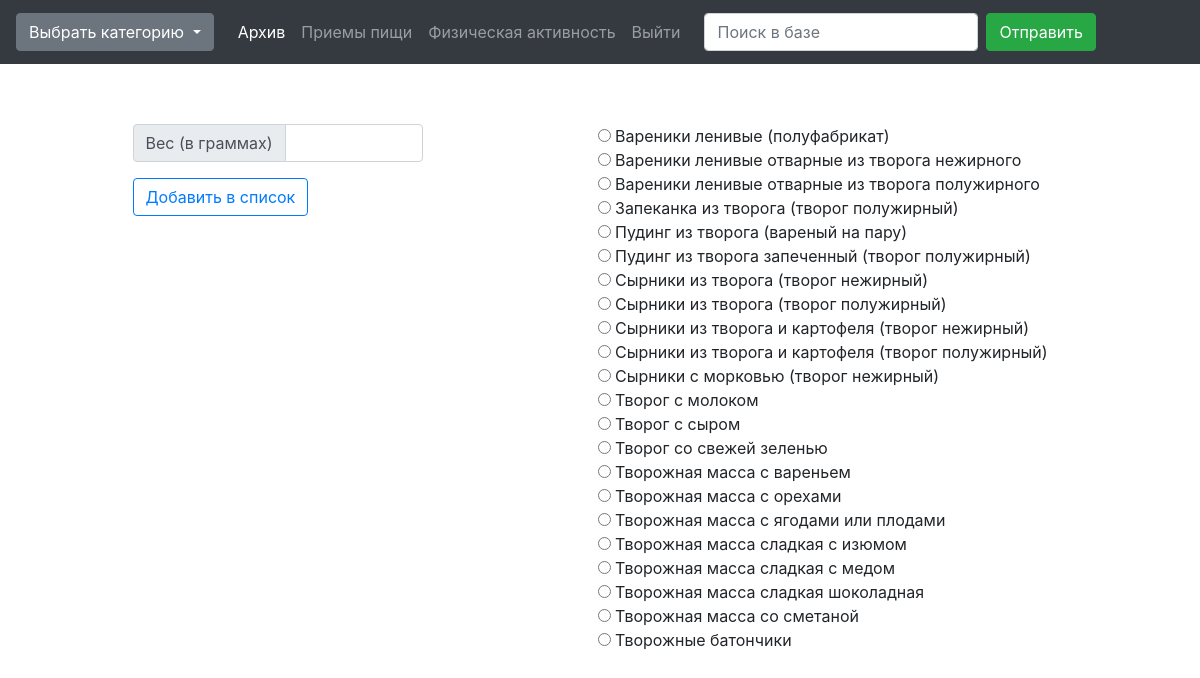
/searchlink/Блюда из творога (signed in), run on the app's committed database.
### tables this page shows
CREATE TABLE constant_food (_id integer primary key autoincrement, name string, category string, water float, prot float, fat float, nzhk float, hol float, mds float, kr float, carbo float, pv float, ok float, zola float, na float, k float, ca float, mg float, p float, fe float, a float, kar float, re float, te float, b1 float, b2 float, rr float, ne float, c float, ec float, additional int, rating int);

### manage.py (the view)
@app.route('/searchlink/<string:search_string>')
@login_required
def searchlink(search_string):
    path = os.path.dirname(os.path.abspath(__file__))
    db = os.path.join(path, 'diacompanion.db')
    con = sqlite3.connect(db)
    cur = con.cursor()
    cur.execute("""SELECT DISTINCT (name) name,_id FROM
                constant_food WHERE category LIKE ?
                GROUP BY name""", ('%{}%'.format(search_string),))
    result = cur.fetchall()
    con.close()
    return render_template('searching_add.html', result=result)

### manage.py (called while the page is built)
@login_manager.user_loader
def load_user(user_id):
    return User.query.get(int(user_id))

### templates/searching_add.html (shortened to what this page needs)
<!DOCTYPE html>
<html>
<head>
    <link rel="stylesheet" href="https://stackpath.bootstrapcdn.com/bootstrap/4.4.1/css/bootstrap.min.css">
    <link rel="stylesheet" href="//cdn.datatables.net/1.10.21/css/jquery.dataTables.min.css">
</head>
<body>
    <header style="height: 60px;">
        <nav class="navbar fixed-top navbar-expand-lg navbar-dark bg-dark">
            <div class="navbar-brand">
                <div class="dropdown">
                    <button class="btn btn-secondary dropdown-toggle" type="button" id="dropdownMenuButton"
                        data-toggle="dropdown" aria-haspopup="true" aria-expanded="false">
                        Выбрать категорию
                    </button>
                </div>
            </div>
            <div class="collapse navbar-collapse" id="navbarNav">
                <ul class="navbar-nav mr-3">
                    <li class="nav-item active">
                        <a class="nav-link" href="{{ url_for('arch') }}">Архив<span class="sr-only">(current)</span></a>
                    </li>
                    <li class="nav-item">
                        <a class="nav-link" href="{{ url_for('lk') }}">Приемы пищи</a>
                    </li>
                    <li class="nav-item">
                        <a class="nav-link" href="{{ url_for('activity') }}">Физическая активность</a>
                    </li>
                    <li class="nav-item">
                        <a class="nav-link" href="{{ url_for('logout') }}">Выйти</a>
                    </li>
                </ul>
                <form class="form-inline my-2 my-lg-0" action="/search" method="POST">
                    <input class="form-control mr-sm-2" type="search" placeholder="Поиск в базе" aria-label="Search"
                        name="input_query" required>
                    <button class="btn btn-success my-2 my-sm-0" type="submit">Отправить</button>
                </form>
            </div>
        </nav>
    </header>
    <form method='POST' action='/favourites'>
        <div class="container mt-5 mb-5" id='pole' style='display: flex; flex-direction: row;'>
            <div class="container" style="max-width: 320px;">
                <div class="input-group mt-3">
                    <div class="input-group-prepend">
                        <label class="input-group-text">Вес (в граммах)</label>
                    </div>
                    <input class="form-control" type="number" name="libra" value="" id="libra">
                </div>
                <button type="submit" class="btn btn-outline-primary mt-3" id='btn_add' name='btn_add'>Добавить в
                список</button>
            </div>
            <div class='container mt-3' id='bluda'
                style="border-radius: 0.5rem; max-width: 500px;">
                {% for row in result %}
                <div class="form-check pl-0">
                    <input type="radio" class="check" name="row" id="{{row[1]}}" value="{{row[0]}}">
                    {{ row[0] }}<br>
                </div>
                {% endfor %}
            </div>
        </div>
    </form>
</body>
</html>

### data on the page
constant_food: row "Вареники ленивые (полуфабрикат)"
constant_food: row "Вареники ленивые отварные из творога нежирного"
constant_food: name "Вареники ленивые отварные из творога полужирного"
constant_food: row "Запеканка из творога (творог полужирный)"
constant_food: row "Пудинг из творога (вареный на пару)"
constant_food: name "Пудинг из творога запеченный (творог полужирный)"
constant_food: name "Сырники из творога (творог нежирный)"
constant_food: row "Сырники из творога (творог полужирный)"
constant_food: row "Сырники из творога и картофеля (творог нежирный)"
constant_food: name "Сырники из творога и картофеля (творог полужирный)"
constant_food: row "Сырники с морковью (творог нежирный)"
constant_food: row "Творог с молоком"
constant_food: row "Творог с сыром"
constant_food: row "Творог со свежей зеленью"
constant_food: row "Творожная масса с вареньем"
constant_food: row "Творожная масса с орехами"
constant_food: row "Творожная масса с ягодами или плодами"
constant_food: row "Творожная масса сладкая с изюмом"
constant_food: row "Творожная масса сладкая с медом"
constant_food: row "Творожная масса сладкая шоколадная"
constant_food: row "Творожная масса со сметаной"
constant_food: row "Творожные батончики"
